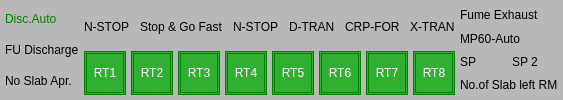
     <widget class="QFrame" name="millLineFrame">
      <property name="styleSheet">
       <string notr="true">background-color: #b8b8b8;</string>
      </property>
      <layout class="QHBoxLayout" name="millLineFrameLayout">
       <property name="spacing">
        <number>5</number>
       </property>
       <property name="leftMargin">
        <number>5</number>
       </property>
       <property name="topMargin">
        <number>5</number>
       </property>
       <property name="rightMargin">
        <number>5</number>
       </property>
       <property name="bottomMargin">
        <number>5</number>
       </property>
       <item>
        <widget class="QWidget" name="leftMillDevices">
         <layout class="QVBoxLayout" name="leftMillDevicesLayout">
          <property name="spacing">
           <number>3</number>
          </property>
          <property name="leftMargin">
           <number>0</number>
          </property>
          <property name="topMargin">
           <number>0</number>
          </property>
          <property name="rightMargin">
           <number>0</number>
          </property>
          <property name="bottomMargin">
           <number>0</number>
          </property>
          <item>
           <widget class="QLabel" name="discAutoLabel">
            <property name="text">
             <string>Disc.Auto</string>
            </property>
            <property name="styleSheet">
             <string notr="true">color: #008000;</string>
            </property>
           </widget>
          </item>
          <item>
           <widget class="QLabel" name="fuDischargeLabel">
            <property name="text">
             <string>FU Discharge</string>
            </property>
           </widget>
          </item>
          <item>
           <widget class="QLabel" name="noSlabLabel">
            <property name="text">
             <string>No Slab Apr.</string>
            </property>
           </widget>
          </item>
         </layout>
        </widget>
       </item>
       <item>
        <widget class="QWidget" name="millLineCenter">
         <layout class="QVBoxLayout" name="millLineCenterLayout">
          <property name="spacing">
           <number>2</number>
          </property>
          <property name="leftMargin">
           <number>0</number>
          </property>
          <property name="topMargin">
           <number>0</number>
          </property>
          <property name="rightMargin">
           <number>0</number>
          </property>
          <property name="bottomMargin">
           <number>0</number>
          </property>
          <item>
           <widget class="QWidget" name="topLabelsRow">
            <layout class="QHBoxLayout" name="topLabelsRowLayout">
             <property name="spacing">
              <number>10</number>
             </property>
             <property name="leftMargin">
              <number>0</number>
             </property>
             <property name="topMargin">
              <number>0</number>
             </property>
             <property name="rightMargin">
              <number>0</number>
             </property>
             <property name="bottomMargin">
              <number>0</number>
             </property>
             <item>
              <widget class="QLabel" name="nStop1Label">
               <property name="text">
                <string>N-STOP</string>
               </property>
              </widget>
             </item>
             <item>
              <widget class="QLabel" name="stopGoLabel">
               <property name="text">
                <string>Stop &amp; Go Fast</string>
               </property>
              </widget>
             </item>
             <item>
              <widget class="QLabel" name="nStop2Label">
               <property name="text">
                <string>N-STOP</string>
               </property>
              </widget>
             </item>
             <item>
              <widget class="QLabel" name="dTranLabel">
               <property name="text">
                <string>D-TRAN</string>
               </property>
              </widget>
             </item>
             <item>
              <widget class="QLabel" name="crpForLabel">
               <property name="text">
                <string>CRP-FOR</string>
               </property>
              </widget>
             </item>
             <item>
              <widget class="QLabel" name="xTranLabel">
               <property name="text">
                <string>X-TRAN</string>
               </property>
              </widget>
             </item>
            </layout>
           </widget>
          </item>
          <item>
           <widget class="QWidget" name="standsRow">
            <layout class="QHBoxLayout" name="standsRowLayout">
             <property name="spacing">
              <number>5</number>
             </property>
             <property name="leftMargin">
              <number>0</number>
             </property>
             <property name="topMargin">
              <number>0</number>
             </property>
             <property name="rightMargin">
              <number>0</number>
             </property>
             <property name="bottomMargin">
              <number>0</number>
             </property>
             <item>
              <widget class="QFrame" name="standRT1">
               <property name="fixedSize">
                <size>
                 <width>30</width>
                 <height>45</height>
                </size>
               </property>
               <property name="styleSheet">
                <string notr="true">background-color: #30b030; border: 1px solid #008000;</string>
               </property>
               <layout class="QVBoxLayout" name="standRT1Layout">
                <property name="leftMargin">
                 <number>1</number>
                </property>
                <property name="topMargin">
                 <number>1</number>
                </property>
                <property name="rightMargin">
                 <number>1</number>
                </property>
                <property name="bottomMargin">
                 <number>1</number>
                </property>
                <item>
                 <widget class="QLabel" name="rt1Label">
                  <property name="text">
                   <string>RT1</string>
                  </property>
                  <property name="alignment">
                   <set>Qt::AlignCenter</set>
                  </property>
                  <property name="styleSheet">
                   <string notr="true">color: white;</string>
                  </property>
                 </widget>
                </item>
               </layout>
              </widget>
             </item>
             <item>
              <widget class="QFrame" name="standRT2">
               <property name="fixedSize">
                <size>
                 <width>30</width>
                 <height>45</height>
                </size>
               </property>
               <property name="styleSheet">
                <string notr="true">background-color: #30b030; border: 1px solid #008000;</string>
               </property>
               <layout class="QVBoxLayout" name="standRT2Layout">
                <property name="leftMargin">
                 <number>1</number>
                </property>
                <property name="topMargin">
                 <number>1</number>
                </property>
                <property name="rightMargin">
                 <number>1</number>
                </property>
                <property name="bottomMargin">
                 <number>1</number>
                </property>
                <item>
                 <widget class="QLabel" name="rt2Label">
                  <property name="text">
                   <string>RT2</string>
                  </property>
                  <property name="alignment">
                   <set>Qt::AlignCenter</set>
                  </property>
                  <property name="styleSheet">
                   <string notr="true">color: white;</string>
                  </property>
                 </widget>
                </item>
               </layout>
              </widget>
             </item>
             <item>
              <widget class="QFrame" name="standRT3">
               <property name="fixedSize">
                <size>
                 <width>30</width>
                 <height>45</height>
                </size>
               </property>
               <property name="styleSheet">
                <string notr="true">background-color: #30b030; border: 1px solid #008000;</string>
               </property>
               <layout class="QVBoxLayout" name="standRT3Layout">
                <property name="leftMargin">
                 <number>1</number>
                </property>
                <property name="topMargin">
                 <number>1</number>
                </property>
                <property name="rightMargin">
                 <number>1</number>
                </property>
                <property name="bottomMargin">
                 <number>1</number>
                </property>
                <item>
                 <widget class="QLabel" name="rt3Label">
                  <property name="text">
                   <string>RT3</string>
                  </property>
                  <property name="alignment">
                   <set>Qt::AlignCenter</set>
                  </property>
                  <property name="styleSheet">
                   <string notr="true">color: white;</string>
                  </property>
                 </widget>
                </item>
               </layout>
              </widget>
             </item>
             <item>
              <widget class="QFrame" name="standRT4">
               <property name="fixedSize">
                <size>
                 <width>30</width>
                 <height>45</height>
                </size>
               </property>
               <property name="styleSheet">
                <string notr="true">background-color: #30b030; border: 1px solid #008000;</string>
               </property>
               <layout class="QVBoxLayout" name="standRT4Layout">
                <property name="leftMargin">
                 <number>1</number>
                </property>
                <property name="topMargin">
                 <number>1</number>
                </property>
                <property name="rightMargin">
                 <number>1</number>
                </property>
                <property name="bottomMargin">
                 <number>1</number>
                </property>
                <item>
                 <widget class="QLabel" name="rt4Label">
                  <property name="text">
                   <string>RT4</string>
                  </property>
                  <property name="alignment">
                   <set>Qt::AlignCenter</set>
                  </property>
                  <property name="styleSheet">
                   <string notr="true">color: white;</string>
                  </property>
                 </widget>
                </item>
               </layout>
              </widget>
             </item>
             <item>
              <widget class="QFrame" name="standRT5">
               <property name="fixedSize">
                <size>
                 <width>30</width>
                 <height>45</height>
                </size>
               </property>
               <property name="styleSheet">
                <string notr="true">background-color: #30b030; border: 1px solid #008000;</string>
               </property>
               <layout class="QVBoxLayout" name="standRT5Layout">
                <property name="leftMargin">
                 <number>1</number>
                </property>
                <property name="topMargin">
                 <number>1</number>
                </property>
                <property name="rightMargin">
                 <number>1</number>
                </property>
                <property name="bottomMargin">
                 <number>1</number>
                </property>
                <item>
                 <widget class="QLabel" name="rt5Label">
                  <property name="text">
                   <string>RT5</string>
                  </property>
                  <property name="alignment">
                   <set>Qt::AlignCenter</set>
                  </property>
                  <property name="styleSheet">
                   <string notr="true">color: white;</string>
                  </property>
                 </widget>
                </item>
               </layout>
              </widget>
             </item>
             <item>
              <widget class="QFrame" name="standRT6">
               <property name="fixedSize">
                <size>
                 <width>30</width>
                 <height>45</height>
                </size>
               </property>
               <property name="styleSheet">
                <string notr="true">background-color: #30b030; border: 1px solid #008000;</string>
               </property>
               <layout class="QVBoxLayout" name="standRT6Layout">
                <property name="leftMargin">
                 <number>1</number>
                </property>
                <property name="topMargin">
                 <number>1</number>
                </property>
                <property name="rightMargin">
                 <number>1</number>
                </property>
                <property name="bottomMargin">
                 <number>1</number>
                </property>
                <item>
                 <widget class="QLabel" name="rt6Label">
                  <property name="text">
                   <string>RT6</string>
                  </property>
                  <property name="alignment">
                   <set>Qt::AlignCenter</set>
                  </property>
                  <property name="styleSheet">
                   <string notr="true">color: white;</string>
                  </property>
                 </widget>
                </item>
               </layout>
              </widget>
             </item>
             <item>
              <widget class="QFrame" name="standRT7">
               <property name="fixedSize">
                <size>
                 <width>30</width>
                 <height>45</height>
                </size>
               </property>
               <property name="styleSheet">
                <string notr="true">background-color: #30b030; border: 1px solid #008000;</string>
               </property>
               <layout class="QVBoxLayout" name="standRT7Layout">
                <property name="leftMargin">
                 <number>1</number>
                </property>
                <property name="topMargin">
                 <number>1</number>
                </property>
                <property name="rightMargin">
                 <number>1</number>
                </property>
                <property name="bottomMargin">
                 <number>1</number>
                </property>
                <item>
                 <widget class="QLabel" name="rt7Label">
                  <property name="text">
                   <string>RT7</string>
                  </property>
                  <property name="alignment">
                   <set>Qt::AlignCenter</set>
                  </property>
                  <property name="styleSheet">
                   <string notr="true">color: white;</string>
                  </property>
                 </widget>
                </item>
               </layout>
              </widget>
             </item>
             <item>
              <widget class="QFrame" name="standRT8">
               <property name="fixedSize">
                <size>
                 <width>30</width>
                 <height>45</height>
                </size>
               </property>
               <property name="styleSheet">
                <string notr="true">background-color: #30b030; border: 1px solid #008000;</string>
               </property>
               <layout class="QVBoxLayout" name="standRT8Layout">
                <property name="leftMargin">
                 <number>1</number>
                </property>
                <property name="topMargin">
                 <number>1</number>
                </property>
                <property name="rightMargin">
                 <number>1</number>
                </property>
                <property name="bottomMargin">
                 <number>1</number>
                </property>
                <item>
                 <widget class="QLabel" name="rt8Label">
                  <property name="text">
                   <string>RT8</string>
                  </property>
                  <property name="alignment">
                   <set>Qt::AlignCenter</set>
                  </property>
                  <property name="styleSheet">
                   <string notr="true">color: white;</string>
                  </property>
                 </widget>
                </item>
               </layout>
              </widget>
             </item>
            </layout>
           </widget>
          </item>
         </layout>
        </widget>
       </item>
       <item>
        <widget class="QWidget" name="rightMillDevices">
         <layout class="QVBoxLayout" name="rightMillDevicesLayout">
          <property name="spacing">
           <number>3</number>
          </property>
          <property name="leftMargin">
           <number>0</number>
          </property>
          <property name="topMargin">
           <number>0</number>
          </property>
          <property name="rightMargin">
           <number>0</number>
          </property>
          <property name="bottomMargin">
           <number>0</number>
          </property>
          <item>
           <widget class="QLabel" name="fumeExhaustLabel">
            <property name="text">
             <string>Fume Exhaust</string>
            </property>
           </widget>
          </item>
          <item>
           <widget class="QLabel" name="mp60AutoLabel">
            <property name="text">
             <string>MP60-Auto</string>
            </property>
           </widget>
          </item>
          <item>
           <widget class="QWidget" name="spLabelsWidget">
            <layout class="QHBoxLayout" name="spLabelsWidgetLayout">
             <property name="spacing">
              <number>5</number>
             </property>
             <property name="leftMargin">
              <number>0</number>
             </property>
             <property name="topMargin">
              <number>0</number>
             </property>
             <property name="rightMargin">
              <number>0</number>
             </property>
             <property name="bottomMargin">
              <number>0</number>
             </property>
             <item>
              <widget class="QLabel" name="sp1Label">
               <property name="text">
                <string>SP</string>
               </property>
              </widget>
             </item>
             <item>
              <widget class="QLabel" name="sp2Label">
               <property name="text">
                <string>SP 2</string>
               </property>
              </widget>
             </item>
            </layout>
           </widget>
          </item>
          <item>
           <widget class="QLabel" name="noSlabLeftLabel">
            <property name="text">
             <string>No.of Slab left RM</string>
            </property>
           </widget>
          </item>
         </layout>
        </widget>
       </item>
      </layout>
     </widget>
